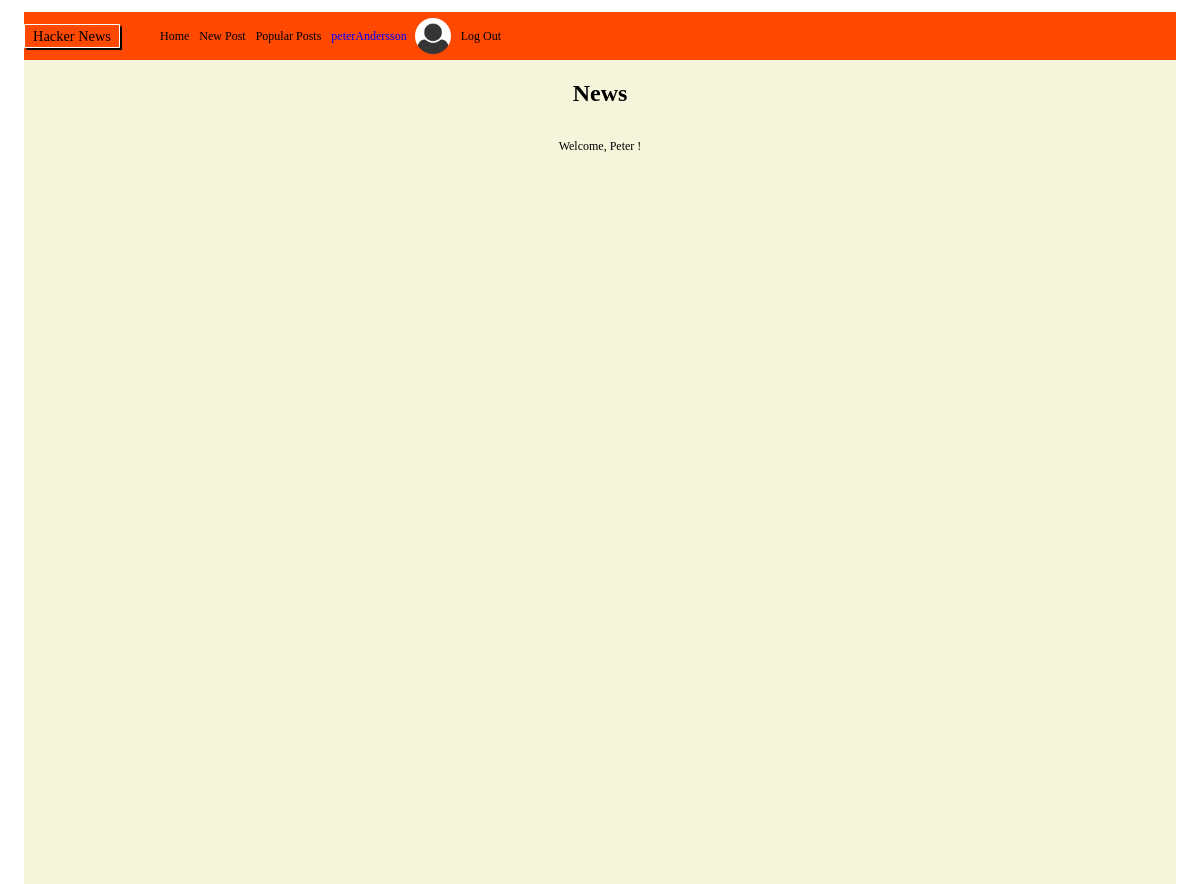
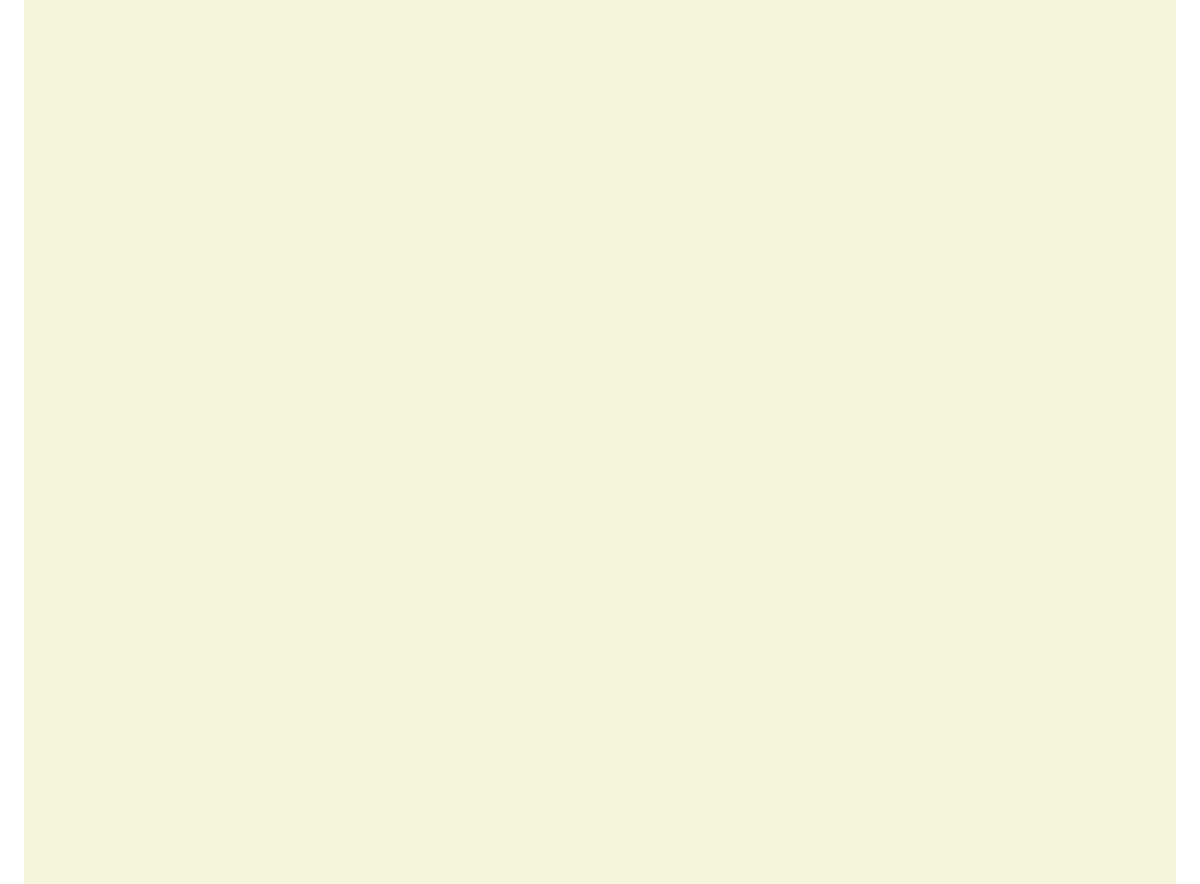
The app's page /index.php (signed in, upper part), older data (2 pictures, top to bottom).
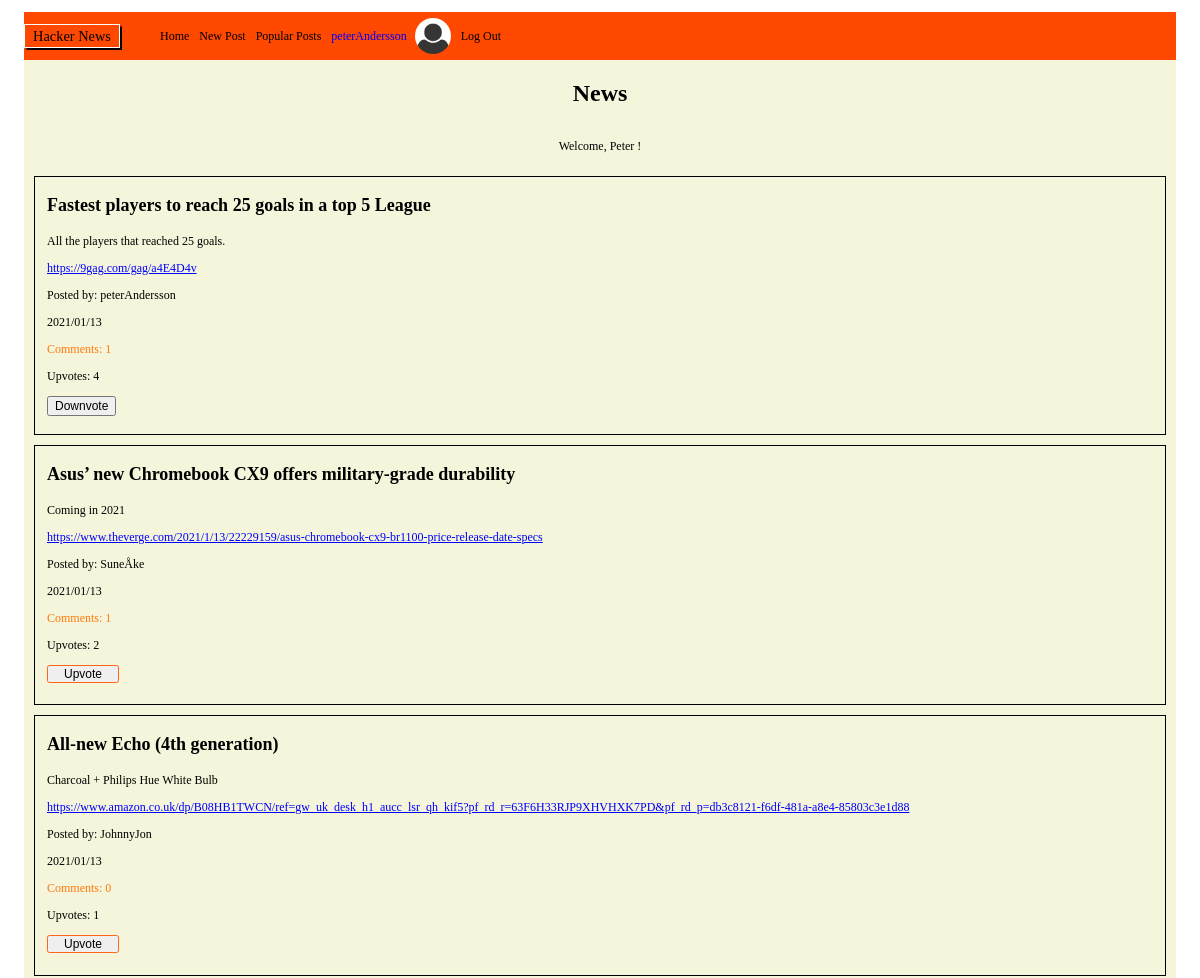
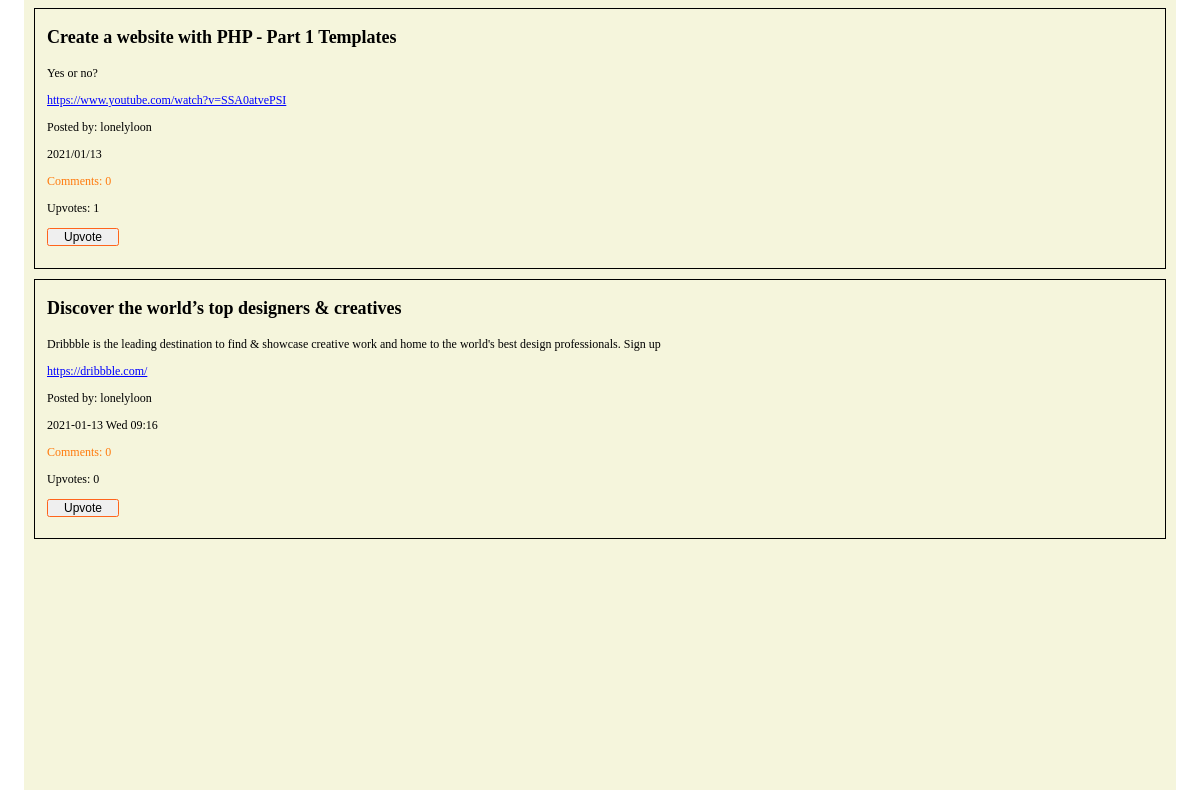
The same page, newer data (2 pictures, top to bottom).
### tables this page shows
CREATE TABLE Posts (
	id integer PRIMARY KEY AUTOINCREMENT,
	title string,
	description string,
	post_url varchar,
	post_date datetime,
	user_id varchar,
	user_username varchar
);

CREATE TABLE Users (
	"id" integer PRIMARY KEY AUTOINCREMENT,
	username varchar,
	first_name string,
	last_name string,
	email varchar,
	password varchar,
	avatar varchar,
	biography string
);

### web/config.php (called while the page is built, shortened)
<?php
return [
    'title' => 'News',
    'database_path' => sprintf('sqlite:%s/database/hackernews.db', __DIR__),
];

### web/autoload.php (called while the page is built, shortened)
<?php
$config = require __DIR__ . '/config.php';

### web/functions/postsFunction.php (called while the page is built, shortened)
<?php
function fetchAllPosts($pdo)
{
    $database = ("SELECT * FROM Posts ORDER BY Posts.post_date DESC");
    $statement = $pdo->prepare($database);
    $statement->execute();
    $fetchPosts = $statement->fetchAll(PDO::FETCH_ASSOC);
    return $fetchPosts;
}

### web/functions/userFunction.php (called while the page is built, shortened)
<?php
function fetchUsernameById($pdo, $id)
{
    $database = 'SELECT username FROM Users WHERE id = :id';
    $statement = $pdo->prepare($database);
    $statement->bindParam(':id', $id);
    $statement->execute();
    $username = $statement->fetch(PDO::FETCH_ASSOC);
    return $username;
}

### web/functions/commentsFunction.php (called while the page is built, shortened)
<?php
function countComments($pdo, $postId)
{
    $statement = $pdo->prepare('SELECT COUNT(*) FROM Comments WHERE post_id = :postId');
    $statement->bindParam(':postId', $postId, PDO::PARAM_INT);
    $statement->execute();
    $comments = $statement->fetch(PDO::FETCH_ASSOC);
    return $comments['COUNT(*)'];
}

### web/functions/upvoteFunctions.php (called while the page is built, shortened)
<?php
function countUpvotes($pdo, $postId)
{
    $database = ('SELECT COUNT(*) FROM Likes WHERE post_id = :postId');
    $statement = $pdo->prepare($database);
    $statement->bindParam(':postId', $postId, PDO::PARAM_INT);
    $statement->execute();
    $upvotes = $statement->fetch(PDO::FETCH_ASSOC);
    return $upvotes['COUNT(*)'];
}
function upvoteUser($pdo, $postId, $userId)
{
    $database = ('SELECT * FROM Likes WHERE post_id = :postId AND user_id = :userId;');
    $statement = $pdo->prepare($database);
    $statement->bindParam(':postId', $postId);
    $statement->bindParam(':userId', $userId);
    $statement->execute();
    $upvoteUser = $statement->fetch(PDO::FETCH_ASSOC);
    return $upvoteUser;
}

### index.php (the view, shortened to what this page needs)
<?php require __DIR__ . '/homepage/header.php'; ?>
<?php require __DIR__ . '/homepage/navbar.php'; ?>
<?php
if (isset($_SESSION['user'])) {
    $user = $_SESSION['user'];
    $userId = $user['id'];
} ?>
<section class="index_page">
    <div class="greeting_user_container">
        <h1 class="index_title"><?php echo $config['title']; ?></h1>
        <p>Welcome,
            <?php if (isset($user)) : ?>
                <?php echo $user['first_name']; ?>
            <?php else : ?>
                Guest
            <?php endif; ?>
            !</p>
    </div>
    <?php $fetchPost = fetchAllPosts($pdo);
    foreach ($fetchPost as $post) : ?>
        <?php $postId = $post['id'];  ?>
        <?php $countComments = countComments($pdo, $postId); ?>
        <?php $countUpvotes = countUpvotes($pdo, $postId); ?>
        <?php if (isset($user)) : ?>
            <?php $upvoteUser = upvoteUser($pdo, $postId, $userId) ?>
        <?php endif; ?>
        <?php $fetchUsername = fetchUsernameById($pdo, $post['user_id']) ?>
        <div class="news_feed">
            <h3 class="index_post_title"> <?php echo $post['title']; ?> </h3>
            <p> <?php echo $post['description']; ?> </p>
            <a class="url_link" href="<?php echo $post['post_url'] ?> "> <?php echo $post['post_url']; ?> </a>
            <p> Posted by: <?php echo $fetchUsername['username']; ?> </p>
            <p> <?php echo $post['post_date']; ?> </p>
            <div class="upvotes_comments">
                <a class="index_comments" href="comments.php?id= <?php echo $post['id']; ?> "> Comments: <?php echo $countComments; ?> </a>
            </div>
            <div>
                <form action="web/post/upvote.php" method="post">
                    <p class="index_upvotes">Upvotes: <?php echo $countUpvotes; ?></p>
                    <?php if (isset($_SESSION['user'])) : ?>
                        <?php if (is_array($upvoteUser)) : ?>
                            <button class="downvote_button" type="submit">Downvote</button>
                        <?php else : ?>
                            <button class="upvote_button" type="submit">Upvote</button>
                        <?php endif; ?>
                    <?php endif; ?>
                </form>
            </div>
        </div>
    <?php endforeach; ?>
</section>
<?php require __DIR__ . '/homepage/footer.php'; ?>

Row changes from the older to the newer data that the page shows:
added posts: title "Fastest players to reach 25 goals in a top 5 League", description "All the players that reached 25 goals.", post_url "https://9gag.com/gag/a4E4D4v", user.username "peterAndersson", post_date "2021/01/13", countComments "1", countUpvotes "4"
added posts: title "Asus’ new Chromebook CX9 offers military-grade durability", description "Coming in 2021", post_url "https://www.theverge.com/2021/1/13/22229159/asus-chromebook-cx9-br1100-price-release-date-specs", user.username "SuneÅke", post_date "2021/01/13", countComments "1", countUpvotes "2"
added posts: title "All-new Echo (4th generation)", description "Charcoal + Philips Hue White Bulb", post_url "https://www.amazon.co.uk/dp/B08HB1TWCN/ref=gw_uk_desk_h1_aucc_lsr_qh_kif5?pf_rd_r=63F6H33RJP9XHVHXK7PD&pf_rd_p=db3c8121-f6df-481a-a8e4-85803c3e1d88", user.username "JohnnyJon", post_date "2021/01/13", countComments "0", countUpvotes "1"
added posts: title "Create a website with PHP - Part 1 Templates", description "Yes or no?", post_url "https://www.youtube.com/watch?v=SSA0atvePSI", user.username "lonelyloon", post_date "2021/01/13", countComments "0", countUpvotes "1"
added posts: title "Discover the world’s top designers & creatives", description "Dribbble is the leading destination to find & showcase creative work and home to the world's best design professionals. Sign up", post_url "https://dribbble.com/", user.username "lonelyloon", post_date "2021-01-13 Wed 09:16", countComments "0", countUpvotes "0"
